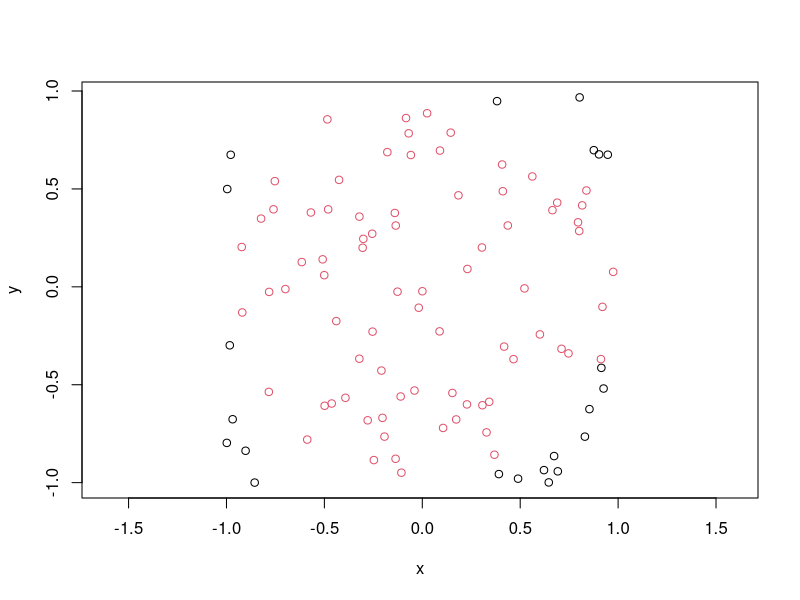
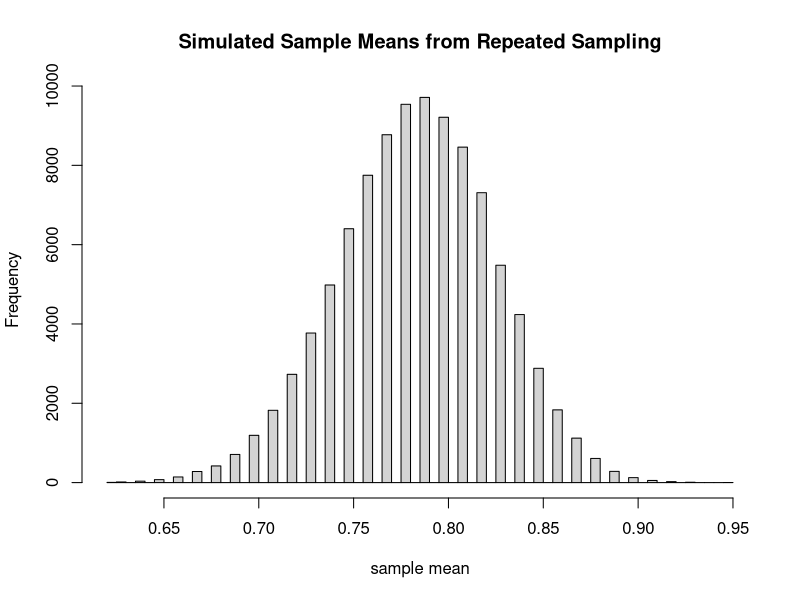

Write the R code that produced these figures, in order.
## ---- chunk 1

# (Atit) Answer to question 4e:

# Set the number of simulation
n <- 100


# Generate random draws from a uniform distribution with range [-1,1]
# for both the r.v. X and the r.v. Y.
x <- runif(n, min=-1, max=1)
y <- runif(n, min=-1, max=1)


# Calculate the r.v. D.
d <- ifelse((x^2 + y^2) < 1, 1, 0)


# Plot X, Y, and D
plot(x,y, col=d+1, asp=1)
## ---- chunk 2
# Calculate mean of D
mean(d)
## ---- chunk 3
# Calculate mean of D
pi/4
## ---- chunk 4

#####################################################################
# Setup a function to generate a vector of D

simulate_d = function(n){
  
# Generate random draws from a uniform distribution with range [-1,1]
# for both the r.v. X and the r.v. Y.
x <- runif(n, min=-1, max=1)
y <- runif(n, min=-1, max=1)


# Calculate the r.v. D.
sim_d <- ifelse((x^2 + y^2) < 1, 1, 0)

return(sim_d)
}

rep_d <- replicate(100000,mean(simulate_d(n)))


# Plot the histogram of the simulated sample means
hist(rep_d, breaks = 50, main = "Simulated Sample Means from Repeated Sampling",
     xlab = "sample mean")
     
## ---- chunk 5
# Compute standard deviation of the sample averages:
sd(rep_d)
## ---- chunk 6
# Compute the fraction of thhe sample averages that are larger than 3/4:
sum(rep_d[rep_d > 0.75])/sum(rep_d)
